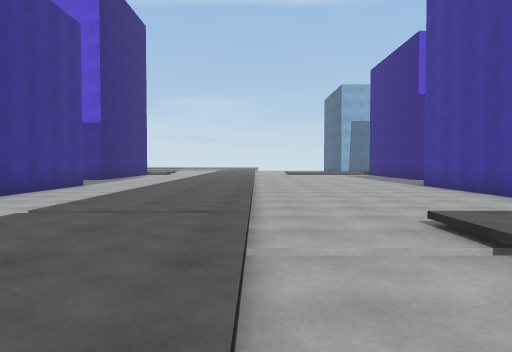
[1] (above)

24 first-person views from a walk through a Unity game level. The camera is 1.4 m above the floor, tilts 2° down and sees 70° across. The floor is counted in squares, 2 m on a side. Each view is taken from the middle of a square. On the plan, view 1 faces up. The plan holds only what a view shows up to about 11 squares ahead; the rest is blank. The place goes on beyond the plan.

[2]
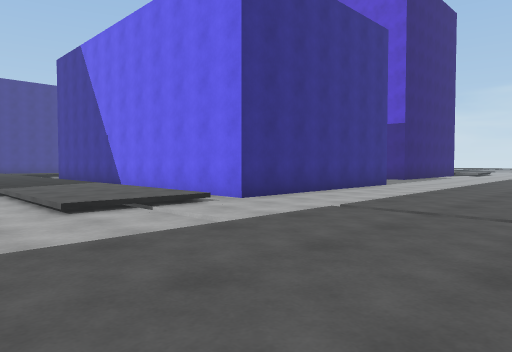

[3]
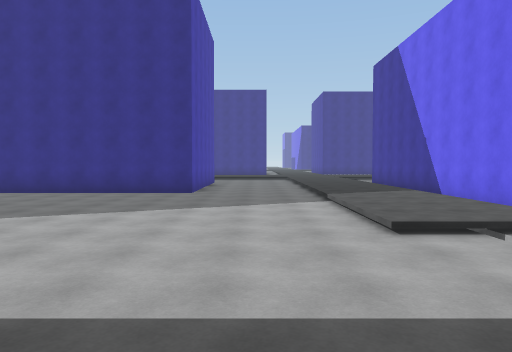

[4]
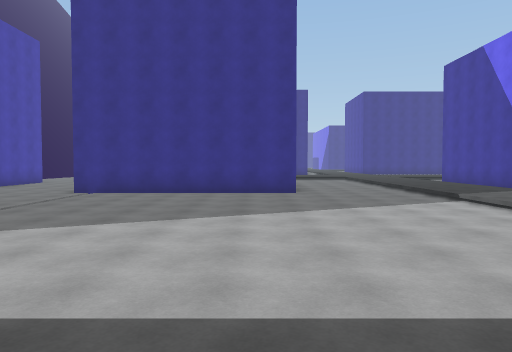

[5]
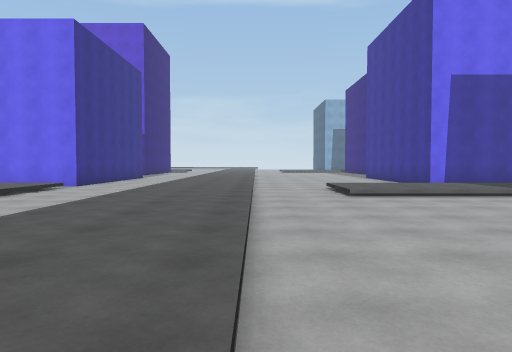

[6]
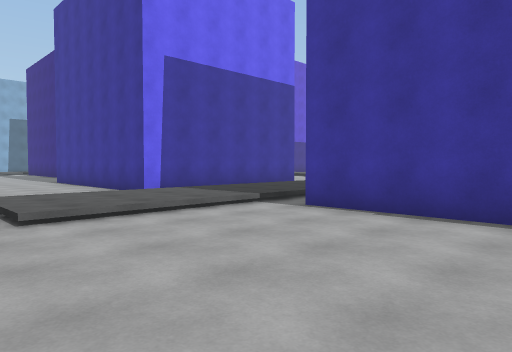

[7]
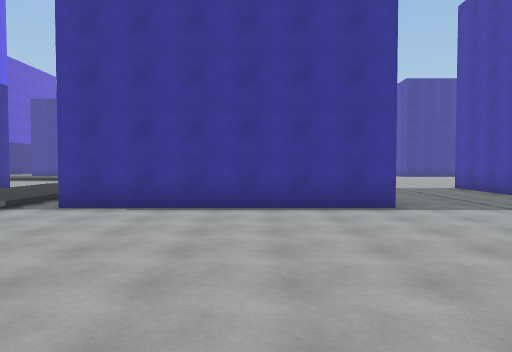

[8]
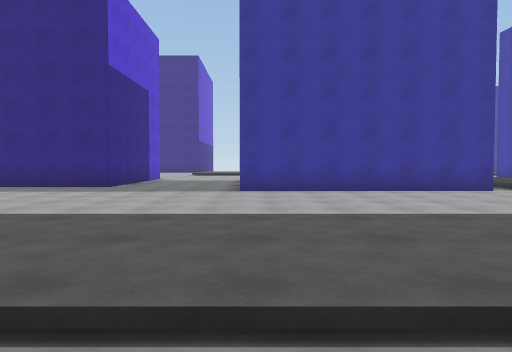

[9]
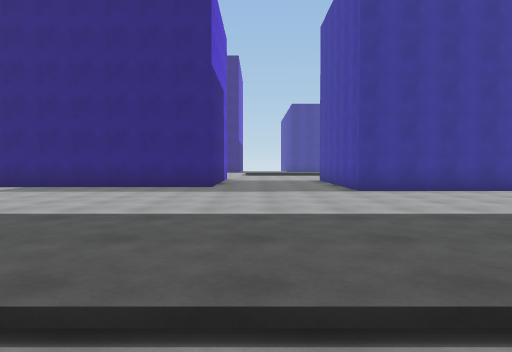

[10]
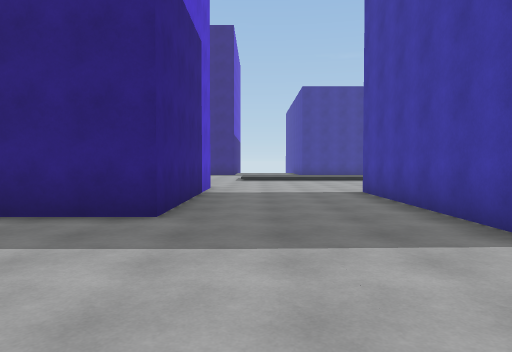

[11]
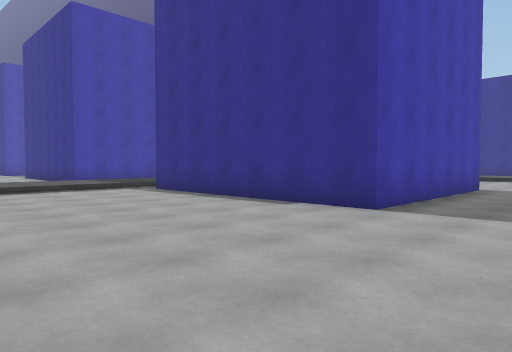

[12]
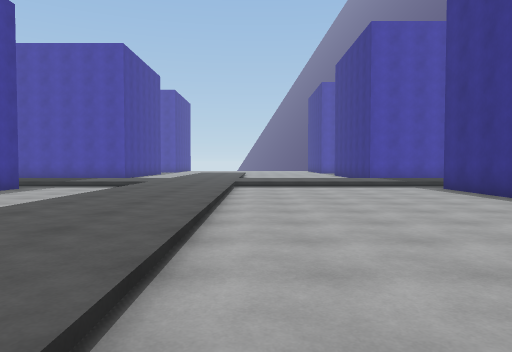

[13]
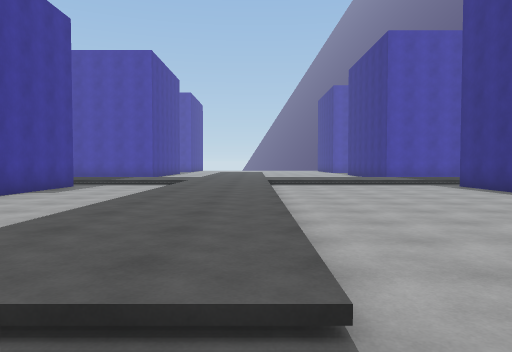

[14]
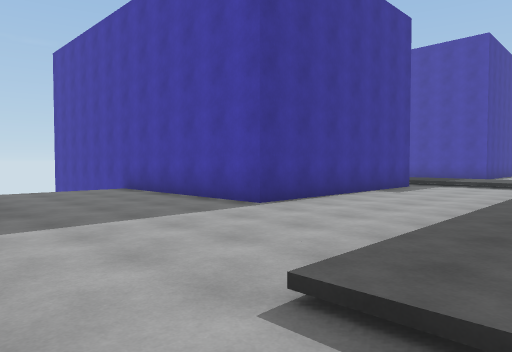

[15]
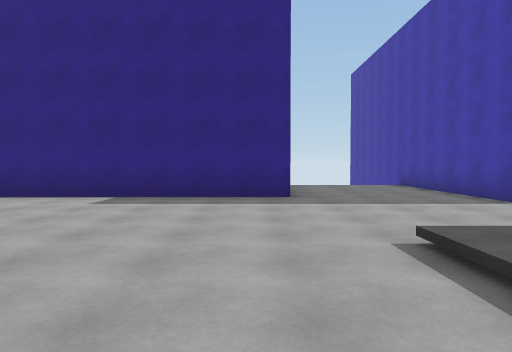

[16]
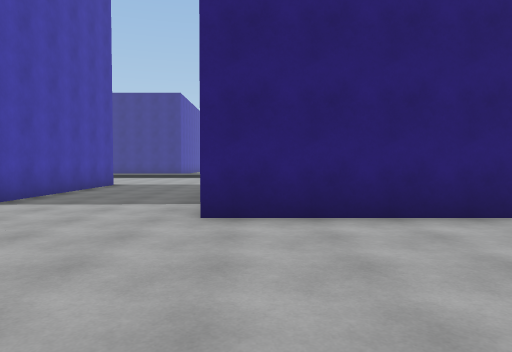

[17]
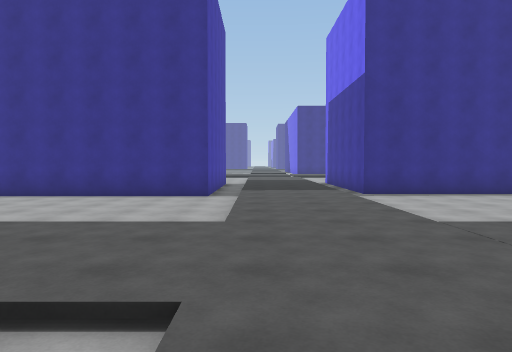

[18]
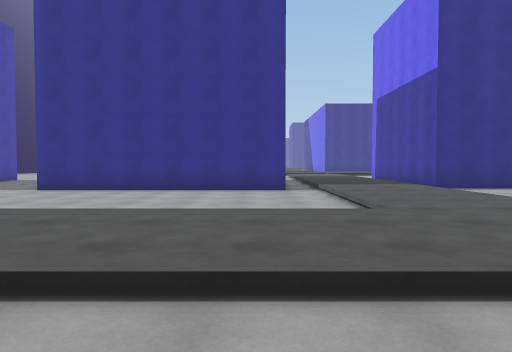

[19]
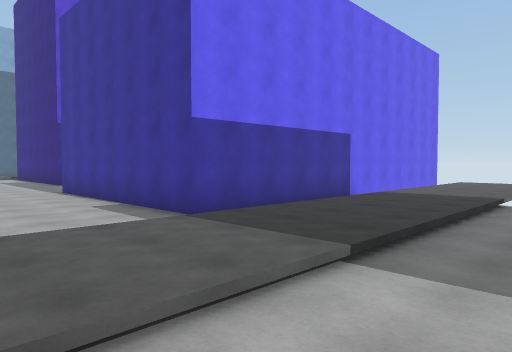

[20]
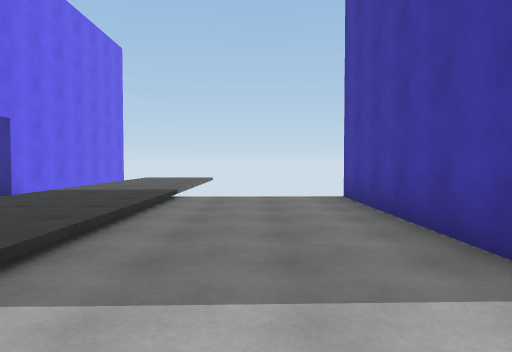

[21]
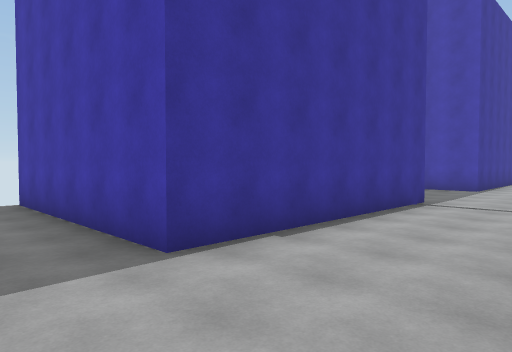

[22]
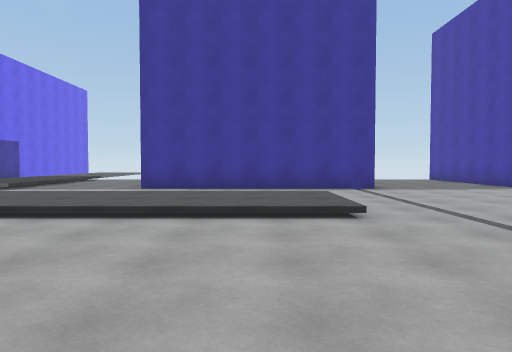

[23]
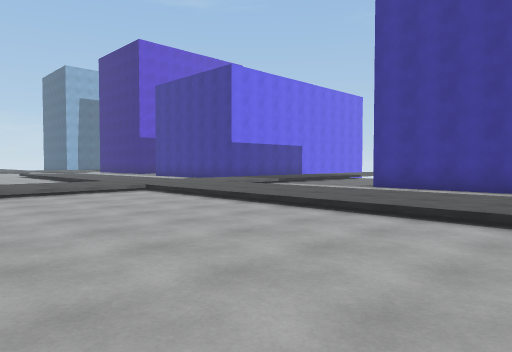

[24]
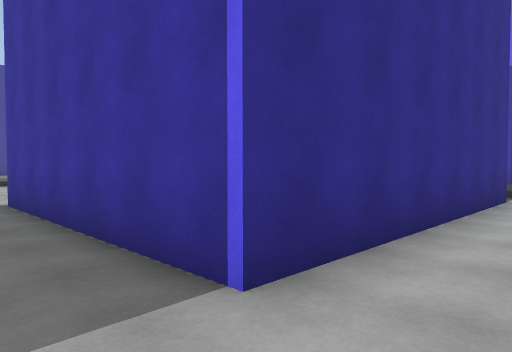

### Floor plan
Key: @ floor where view 1 was taken; # wall or solid block; . main floor; : floor 0.25 m higher than the main floor; / step, stairs or slope; v drop or lower ground.
Columns run from 12 left of view 1 to 31 right of it. Each row starts with its distance up from view 1.
 19                ....#    #.      ....#
 18              ......#    #...  ......#
 17             /......#    #...........#
 16           ::/......######...........#
 15          .::/...........................
 14         ..::/................::/........
 13          .::/................::/........
 12          .::/................::/........
 11       #...::/....#######.....::/...######
 10       #...::/....#     #.....::/...#
  9       #...::/....#     #.....::/...#
  8       #...::/....#     #.....::/...#
  7       #...::/....#     #.....::/...#
  6       #...::/....#     #.....::/...#
  5 #######...::/....#######.....::/...#########
  4 ///////...///.//////////////////////////:::
  3 :::::::.v.::/v/:::::::::::::::::::::::::::::
  2 :::::::...::/./:::::: ::::::::::::::::::::::
  1 ..........::/.....#   ##.....::/........
  0 ..........::@.....#    #.....::/........
 -1 ..........::/.....#    #.....::/........
 -2 #.........::/.....#    #.....::/..#######
 -3 #.........::/.....#    #.....::/..#
 -4 #.........::/.....#    #.....::/..#
 -5 #......... :/.....######.....::/..#
 -6 #.......    /  ..............::/..#
 -7 #......         ..................#
 -8 #....             .....     ......#

Where each view was taken, in squares from view 1:
view 1: 0 up, 0 right, facing up
view 2: 0 up, 0 right, facing up-left
view 3: 0 up, 1 left, facing left
view 4: 3 down, 1 left, facing left
view 5: 6 down, 0 right, facing up
view 6: 3 down, 1 right, facing up-right
view 7: 3 down, 1 left, facing right
view 8: 11 up, 4 left, facing right
view 9: 14 up, 4 left, facing right
view 10: 14 up, 2 right, facing right
view 11: 14 up, 16 right, facing down-left
view 12: 15 up, 16 right, facing down
view 13: 16 up, 17 right, facing down
view 14: 16 up, 18 right, facing down-right
view 15: 16 up, 16 right, facing right
view 16: 16 up, 17 right, facing left
view 17: 2 up, 21 right, facing left
view 18: 0 up, 21 right, facing left
view 19: 0 up, 19 right, facing up-right
view 20: 0 up, 20 right, facing right
view 21: 0 up, 19 right, facing down-right
view 22: 5 down, 12 right, facing right
view 23: 7 down, 12 right, facing up-right
view 24: 7 down, 13 right, facing up-left
